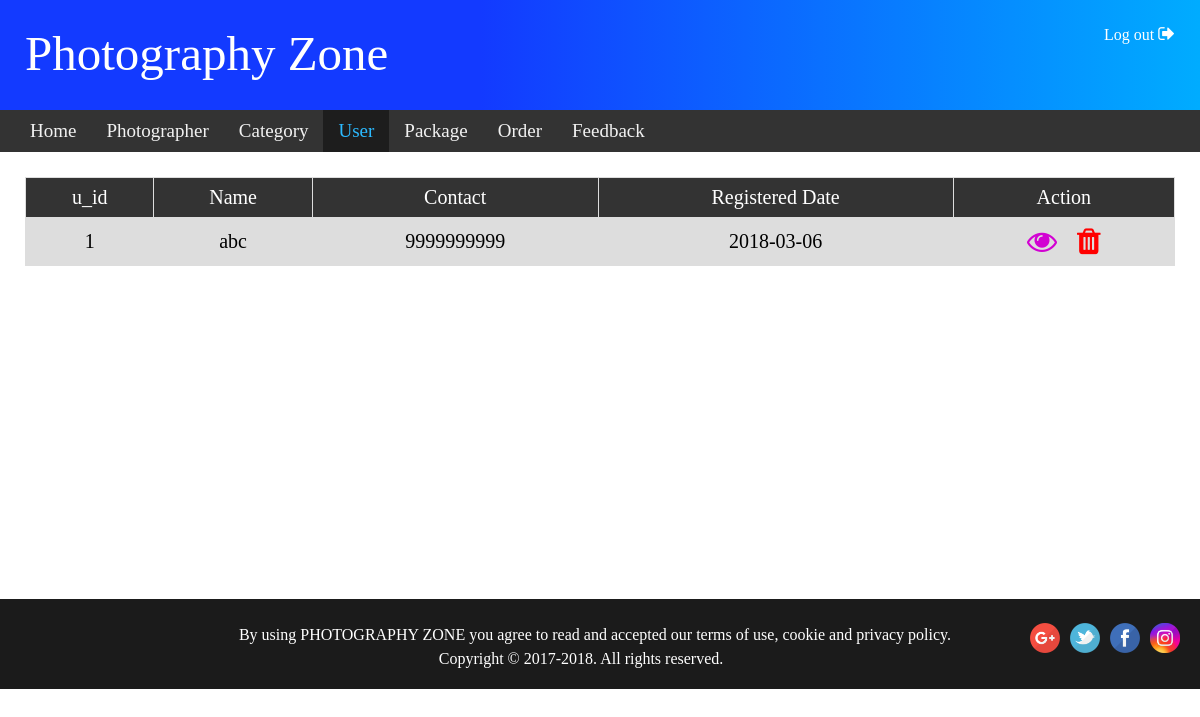
Screenshot of /admin/user.php with the database file from the repository.
### tables this page shows
CREATE TABLE `reg_users` (
  `u_id` int(11) NOT NULL,
  `username` varchar(20) NOT NULL,
  `password` varchar(20) NOT NULL,
  `name` text NOT NULL,
  `surname` text NOT NULL,
  `gender` text NOT NULL,
  `contact` bigint(10) NOT NULL,
  `reg_date` date NOT NULL
);

### admin/user.php (the view, shortened to what this page needs)
<!DOCTYPE html>
<html>
<head>
  <link rel="stylesheet" href="https://cdnjs.cloudflare.com/ajax/libs/font-awesome/4.7.0/css/font-awesome.min.css">
</head>
<body>
<?php   include "header.php"; include 'dbconn.php';  ?>
  <a href="home.php" style="margin-left: 15px;">Home</a>
  <a href="photographer.php">Photographer</a>
  <a href="category2.php">Category</a>
  <a href="user.php" style="color: #2cbaff;background-color: #1d1d1d">User</a>
  <a href="package.php">Package</a>
  <a href="order.php">Order</a>
  <a href="feedback.php">Feedback</a>
</div>
<div style="padding:25px">
  <table>
  <tr>
    <th>u_id</th>
    <th>Name</th>
    <th>Contact</th>
    <th>Registered Date</th>
    <th>Action</th>
  </tr>
  <?php
        $query = "SELECT * FROM reg_users";
        $fire = $conn->query($query);
        while($reg = $fire->fetch())
        {
            ?>
            <tr>
              <td><?php echo $reg['u_id']; ?></td>
              <td><?php echo $reg['name']; ?></td>
              <td><?php echo $reg['contact']; ?></td>
              <td><?php echo $reg['reg_date']; ?></td>
              <td><a href="userdetail.php?id=<?php echo $reg['u_id']; ?>" class="fa fa-eye" title="View Photographer"></a> &nbsp;&nbsp;
              <a href="user.php?del=<?php echo $reg['u_id']; ?>" class="fa fa-trash" title="Delete this Photographer"></a>
              </td>
            </tr>
            <?php
        }
    ?>
  </table>
</div>
<div style="margin-top: 308px">
<?php   include "footer.php";  ?>
</div>
</body>
</html>

### admin/user.php (style rules this page uses)
table { font-family: dominik; font-size: 20px; border-collapse: collapse; width: 100%; }
table tr th { font-weight: normal; }
td, th { border: 1px solid #dddddd; text-align: center; padding: 8px; }
th { background-color: #333333; color: white }
a { text-decoration:none;color: #0e91d0 }
tr:nth-child(even) { background-color: #dddddd; border-left-color: white!important; }
.fa-eye { color: #d202d2; font-size:30px; cursor: pointer; }
.fa-trash { color: red; font-size:30px; cursor: pointer; }

### admin/header.php (style rules this page uses)
body { margin: 0 auto;font-family: dominik; }
.topnav a { float: left; color: #f2f2f2; text-align: center; padding: 10px 15px; text-decoration: none; font-size: 19px; z-index: 2; -webkit-transition-duration: 0.6s; transition-duration: 0.6s; }

### rows the page displays
reg_users: u_id "1", name "abc", contact "9999999999", reg_date "2018-03-06"
